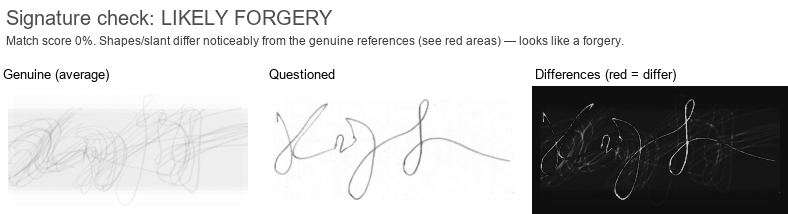
#> input picture reports/signature_report_20260627_170802.png, 788 x 214 px
$ python -i features.py   (imports and definitions only)
#> lines starting #> are read from the running program, lines starting #| are printed output that depends on the picture; after the words box and inside, x2 and y2 are one past the last pixel; in counts of white or black regions, pixels touching at a corner belong together
### hlab/preprocess.py
"""
hlab.preprocess
---------------
Shared image clean-up used by every feature in the app. Keeping it in one
place means the digit recogniser, the writer-ID and the signature checker all
"see" images the same way.

Everything here works on plain numpy arrays / Pillow images and uses OpenCV +
scikit-image, so it runs offline.
"""

from __future__ import annotations

import numpy as np
import cv2
from PIL import Image


# ---------------------------------------------------------------------------
# Loading / binarising
# ---------------------------------------------------------------------------
def load_gray(path: str) -> np.ndarray:
    """Read an image file as an 8-bit grayscale numpy array (paper light, ink dark)."""
    img = cv2.imdecode(np.fromfile(path, dtype=np.uint8), cv2.IMREAD_GRAYSCALE)
    if img is None:                                   # fall back to Pillow
        img = np.asarray(Image.open(path).convert("L"), dtype=np.uint8)
    return img


def ink_mask(gray: np.ndarray) -> np.ndarray:
    """
    Return a boolean map where True = ink. Uses Otsu thresholding and
    auto-corrects light-on-dark images so ink is always the minority class.
    """
    blur = cv2.GaussianBlur(gray, (3, 3), 0)
    _, bw = cv2.threshold(blur, 0, 255, cv2.THRESH_BINARY_INV + cv2.THRESH_OTSU)
    mask = bw > 0
    if mask.mean() > 0.5:                             # more "ink" than paper => flip
        mask = ~mask
    return mask


def bounding_box(mask: np.ndarray):
    """Tight (r0, r1, c0, c1) box around the ink, or None if the mask is empty."""
    rows = np.any(mask, axis=1)
    cols = np.any(mask, axis=0)
    if not rows.any() or not cols.any():
        return None
    r0, r1 = np.where(rows)[0][[0, -1]]
    c0, c1 = np.where(cols)[0][[0, -1]]
    return int(r0), int(r1), int(c0), int(c1)


# ---------------------------------------------------------------------------
# Deskew (straighten slanted writing) via image moments
# ---------------------------------------------------------------------------
# [12 lines left out: function deskew, not called in this run]


# ---------------------------------------------------------------------------
# Canonical signature image (fixed size, centred, deskewed)
# ---------------------------------------------------------------------------
def normalize_signature(path: str, size=(128, 256), margin: int = 8,
                        do_deskew: bool = False):
    """
    Turn any signature photo into a canonical, comparable image.

    Note: deskew is OFF by default here. A signature's slant is a personal
    trait that helps expose forgers, so for verification we deliberately keep
    it. (Deskew is still used for OCR, where straightening helps.)

    Returns a dict with:
      gray   : uint8 HxW canonical grayscale (paper=255, ink dark)
      mask   : bool   HxW ink map of the canonical image
      aspect : float  width/height of the original ink (a real style cue)
      density: float  fraction of the cropped box that was ink
    """
    H, W = size
    gray = load_gray(path)
    mask = ink_mask(gray)
    box = bounding_box(mask)
    if box is None:
        blank = np.full((H, W), 255, np.uint8)
        return {"gray": blank, "mask": np.zeros((H, W), bool),
                "aspect": 1.0, "density": 0.0}

    r0, r1, c0, c1 = box
    crop = gray[r0:r1 + 1, c0:c1 + 1]
    crop_mask = mask[r0:r1 + 1, c0:c1 + 1]
    ch, cw = crop.shape
    aspect = cw / ch
    density = float(crop_mask.mean())

    if do_deskew:
        crop = deskew(crop, crop_mask)

    # Scale to fit inside (H-2margin, W-2margin) keeping aspect ratio.
    avail_h, avail_w = H - 2 * margin, W - 2 * margin
    scale = min(avail_h / ch, avail_w / cw)
    new_h, new_w = max(1, int(ch * scale)), max(1, int(cw * scale))
    resized = cv2.resize(crop, (new_w, new_h), interpolation=cv2.INTER_AREA)

    canvas = np.full((H, W), 255, np.uint8)
    y0 = (H - new_h) // 2
    x0 = (W - new_w) // 2
    canvas[y0:y0 + new_h, x0:x0 + new_w] = resized

    return {"gray": canvas, "mask": ink_mask(canvas),
            "aspect": float(aspect), "density": density}


# ---------------------------------------------------------------------------
# MNIST-style preprocessing for a hand-drawn digit
# ---------------------------------------------------------------------------
# [49 lines left out: functions preprocess_digit, _center_of_mass, _shift, not called in this run]

### hlab/features.py
"""
hlab.features
-------------
Turns a signature / handwriting image into a fixed-length numeric "fingerprint"
using well-established image descriptors (no deep learning needed):

  * HOG  — Histogram of Oriented Gradients: captures stroke shape & direction
  * LBP  — Local Binary Patterns: captures pen texture / line quality
  * Geometry — aspect, ink density, layout, connected components
  * Hu moments — 7 shape descriptors that ignore position, scale and rotation

These are the classic, reliable building blocks of offline signature
verification systems.
"""

from __future__ import annotations

import numpy as np
import cv2
from skimage.feature import hog, local_binary_pattern

from .preprocess import normalize_signature

# Canonical size every signature is squeezed to before measuring.
CANON = (128, 256)

# HOG settings — fixed so the output length never changes. Finer cells (12px)
# capture more stroke detail, which helps separate skilled forgeries.
_HOG_KW = dict(orientations=9, pixels_per_cell=(12, 12),
               cells_per_block=(2, 2), block_norm="L2-Hys", feature_vector=True)

# LBP settings.
_LBP_P, _LBP_R, _LBP_BINS = 8, 1, 10


def _geometry(norm) -> np.ndarray:
    """Global layout/shape numbers from a normalized signature."""
    mask = norm["mask"]
    H, W = mask.shape
    ink = mask.astype(np.uint8)

    ratio = float(mask.mean())
    ys, xs = np.where(mask)
    if len(xs):
        cx, cy = xs.mean() / W, ys.mean() / H
    else:
        cx = cy = 0.5

    n_components = cv2.connectedComponents(ink)[0] - 1
    contours, _ = cv2.findContours(ink, cv2.RETR_EXTERNAL, cv2.CHAIN_APPROX_SIMPLE)

    col_profile = mask.sum(axis=0) / H               # ink per column
    row_profile = mask.sum(axis=1) / W               # ink per row

    hu = cv2.HuMoments(cv2.moments(ink)).ravel()
    hu = np.sign(hu) * np.log10(np.abs(hu) + 1e-12)  # compress huge dynamic range

    geo = np.array([
        norm["aspect"], norm["density"], ratio, cx, cy,
        min(n_components, 50) / 50.0,
        min(len(contours), 50) / 50.0,
        col_profile.mean(), col_profile.std(),
        row_profile.mean(), row_profile.std(),
    ], dtype=np.float32)
    return np.concatenate([geo, hu.astype(np.float32)])


def base_features(path: str) -> np.ndarray:
    """Full fingerprint vector for one image (fixed length)."""
    norm = normalize_signature(path, size=CANON)
#> in load_gray, img is the input picture: shape (214, 788); min 0, max 255, mean 201.5
#> in ink_mask, `_, bw = cv2.threshold(blur, 0, 255, cv2.THRESH_BINARY_INV + cv2.THRESH..`:
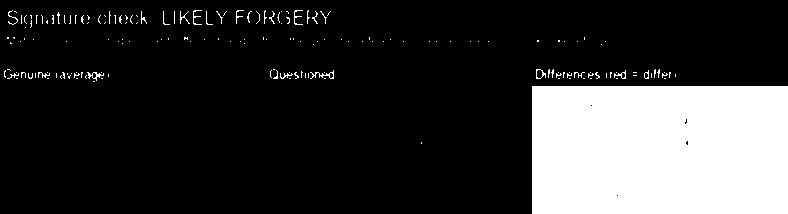
#> bw: shape (214, 788); 20.3% white; 178 white regions (158 under 20 px), largest, box (x1, y1, x2, y2) and area: (532, 86, 788, 214) 32754, (310, 70, 334, 79) 68, (87, 72, 104, 81) 56
#> in bounding_box, `r0, r1 = np.where(rows)[0][[0, -1]]`: r0 = 10; r1 = 213
#> in bounding_box, `c0, c1 = np.where(cols)[0][[0, -1]]`: c0 = 4; c1 = 787
#> in normalize_signature, `box = bounding_box(mask)`: box = (10, 213, 4, 787)
#> in normalize_signature, `r0, r1, c0, c1 = box`: r0 = 10; r1 = 213; c0 = 4; c1 = 787
#> in normalize_signature, `crop = gray[r0:r1 + 1, c0:c1 + 1]`:
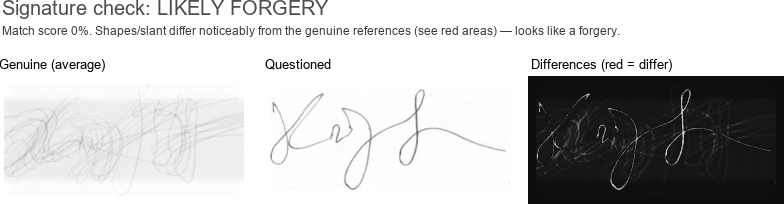
#> crop: shape (204, 784); min 0, max 255, mean 198.5
#> in normalize_signature, `crop_mask = mask[r0:r1 + 1, c0:c1 + 1]`:
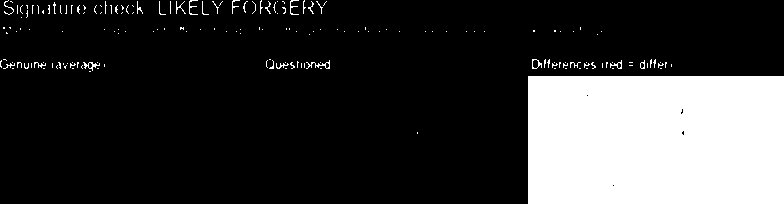
#> crop_mask: shape (204, 784) bool; 21.4% white; 178 white regions (158 under 20 px), largest, box (x1, y1, x2, y2) and area: (528, 76, 784, 204) 32754, (306, 60, 330, 69) 68, (83, 62, 100, 71) 56
#> in normalize_signature, `density = float(crop_mask.mean())`: density = 0.214
#> in normalize_signature, `canvas[y0:y0 + new_h, x0:x0 + new_w] = resized`:
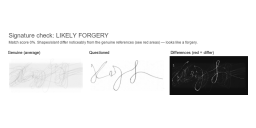
#> canvas: shape (128, 256); min 14, max 255, mean 229.4
#> in ink_mask (call 2), `blur = cv2.GaussianBlur(gray, (3, 3), 0)`:
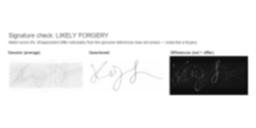
#> blur: shape (128, 256); min 14, max 255, mean 229.4
#> in ink_mask (call 2), `_, bw = cv2.threshold(blur, 0, 255, cv2.THRESH_BINARY_INV + cv2.THRESH..`:
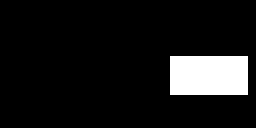
#> bw: shape (128, 256); 9.3% white; 1 white region, box (x1, y1, x2, y2) and area: (170, 56, 248, 95) 3042
#> norm = 4 items
    gray = norm["gray"]

    hog_vec = hog(gray, **_HOG_KW).astype(np.float32)
#> hog_vec = 6480 values, max 0.707 at index 2830, min 0 at index 0, mean 0.0733

    lbp = local_binary_pattern(gray, _LBP_P, _LBP_R, method="uniform")
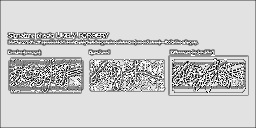
#> lbp: shape (128, 256) float64; min 0, max 9, mean 7.15; drawn with min black and max white
    lbp_hist, _ = np.histogram(lbp, bins=_LBP_BINS, range=(0, _LBP_BINS),
                               density=True)
#> lbp_hist = [0.0101, 0.0172, 0.00513, 0.0296, 0.0237, 0.119, 0.0152, 0.031, 0.712, 0.0374]
    lbp_hist = lbp_hist.astype(np.float32)

    geo = _geometry(norm)
#> in _geometry, `ratio = float(mask.mean())`: ratio = 0.0928
#> in _geometry, `ys, xs = np.where(mask)`: ys = 3042 values from 56 to 94; xs = 3042 values, max 247 at index 77, min 170 at index 0, mean 208.5
#> in _geometry, `cx, cy = xs.mean() / W, ys.mean() / H`: cx = 0.814; cy = 0.586
#> in _geometry, `n_components = cv2.connectedComponents(ink)[0] - 1`: n_components = 1
#> in _geometry, `contours, _ = cv2.findContours(ink, cv2.RETR_EXTERNAL, cv2.CHAIN_APPRO..`: contours = [[[170, 56], [170, 94], [247, 94], [247, 56]]]
#> in _geometry, `col_profile = mask.sum(axis=0) / H`: col_profile = 256 values, max 0.305 at index 170, min 0 at index 0, mean 0.0928
#> in _geometry, `row_profile = mask.sum(axis=1) / W`: row_profile = 128 values, max 0.305 at index 56, min 0 at index 0, mean 0.0928
#> in _geometry, `hu = cv2.HuMoments(cv2.moments(ink)).ravel()`: hu = [0.208, 0.0156, 0, 0, 0, 0, 0]
#> in _geometry, `hu = np.sign(hu) * np.log10(np.abs(hu) + 1e-12)`: hu = [-0.681, -1.81, 0, 0, 0, 0, 0]
#> in _geometry, `geo = np.array([ norm["aspect"], norm["density"], ratio, cx, cy, min(n..`: geo = [3.84, 0.214, 0.0928, 0.814, 0.586, 0.02, 0.02, 0.0928, 0.14, 0.0928, 0.14]
#> geo = 18 values, max 3.84 at index 0, min -1.81 at index 12, mean 0.198
    return np.concatenate([hog_vec, lbp_hist, geo])

>>> result = base_features('../reports/signature_report_20260627_170802.png')
#> result = 6508 values, max 3.84 at index 6490, min -1.81 at index 6502, mean 0.0737
